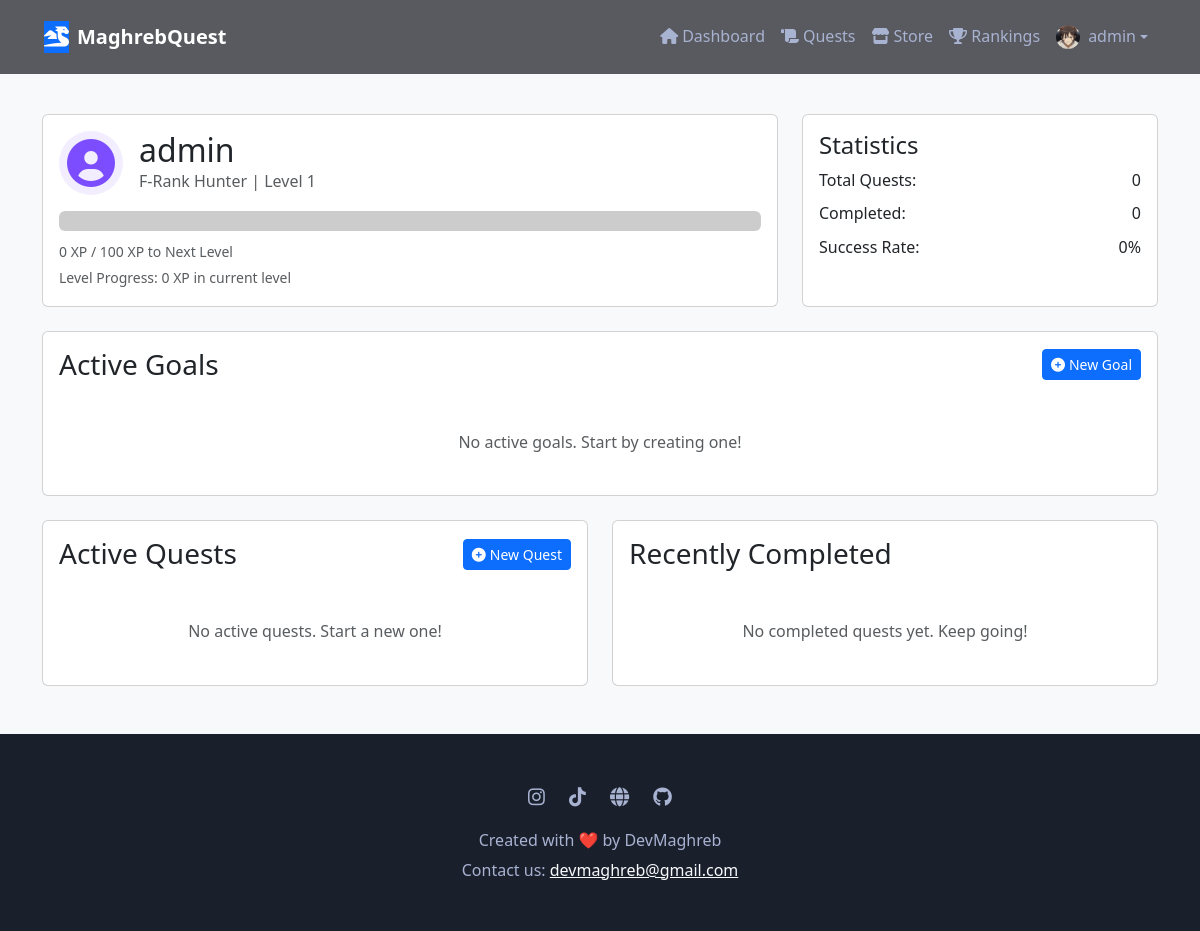
Page /dashboard/ (signed in) on the earlier database version.
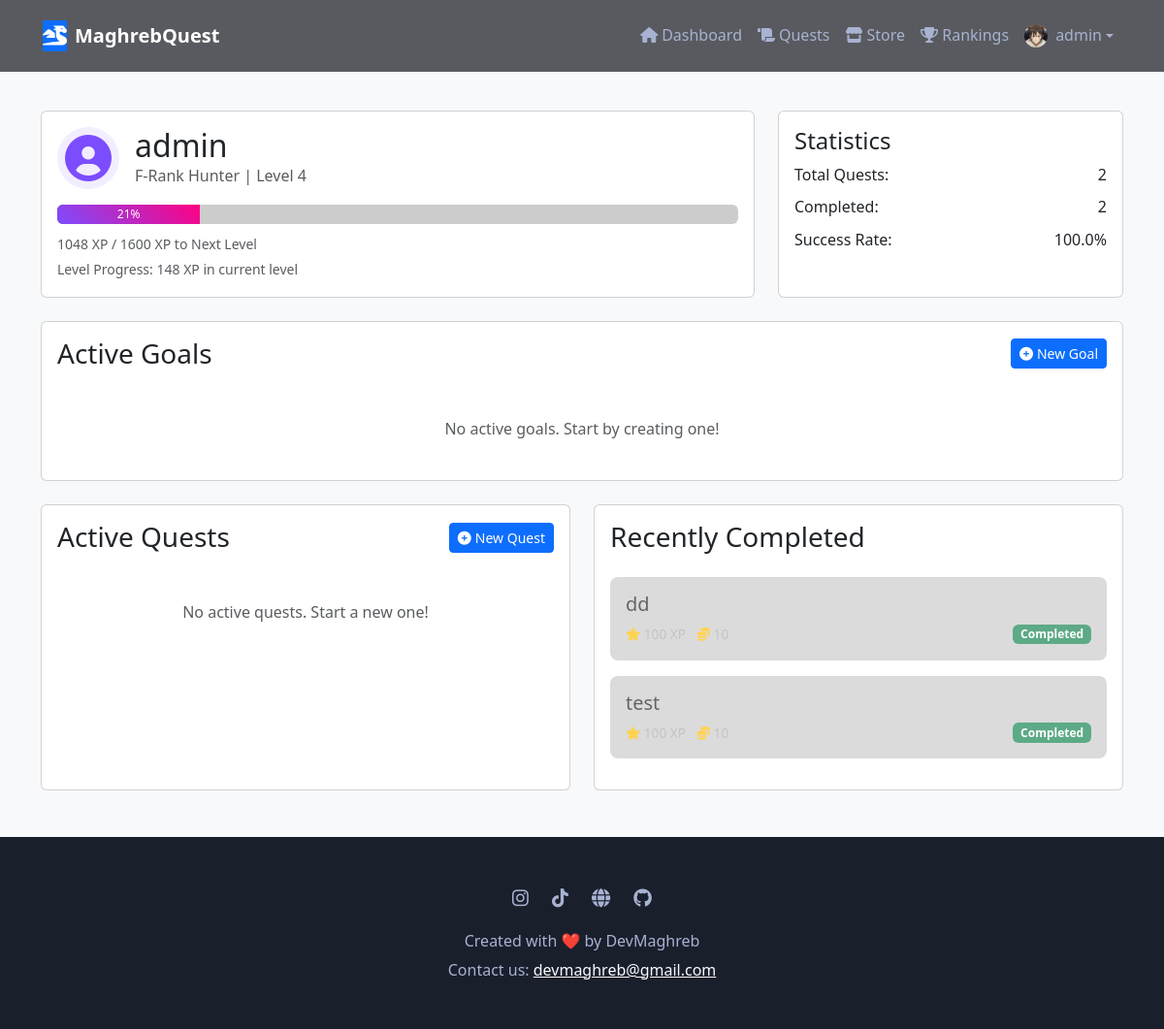
Same page on the later database version.
### core/models.py (models this page shows, shortened)
class UserProfile(models.Model):
    RANK_CHOICES = [
        ('F', 'F-Rank Hunter'),
        ('E', 'E-Rank Hunter'),
        ('D', 'D-Rank Hunter'),
        ('C', 'C-Rank Hunter'),
        ('B', 'B-Rank Hunter'),
        ('A', 'A-Rank Hunter'),
        ('S', 'S-Rank Hunter'),
    ]
    PERSONALITY_CHOICES = [
        ('achiever', 'Achiever'),
        ('explorer', 'Explorer'),
        ('socializer', 'Socializer'),
        ('competitor', 'Competitor'),
    ]
    user = models.OneToOneField(User, on_delete=models.CASCADE)
    name = models.CharField(max_length=100, default='Hunter')
    level = models.IntegerField(default=1)
    experience = models.IntegerField(default=0)
    coins = models.IntegerField(default=100)  # Start with 100 coins
    rank = models.CharField(max_length=1, choices=RANK_CHOICES, default='F', validators=[validate_rank])
    personality_type = models.CharField(max_length=50, blank=True, null=True)
    title = models.CharField(max_length=100, default='Novice Hunter')
    bio = models.TextField(blank=True)
    avatar = models.ImageField(upload_to='avatars/', null=True, blank=True)
    notification_preferences = models.JSONField(default=dict, blank=True, null=True)
    strengths = models.JSONField(default=dict, blank=True, null=True)
    weaknesses = models.JSONField(default=dict, blank=True, null=True)
    daily_quest_limit = models.PositiveIntegerField(default=5)
    last_quest_completion = models.DateTimeField(null=True, blank=True)
    quest_streak = models.PositiveIntegerField(default=0)
    inventory = models.JSONField(default=list, blank=True, null=True)
    strength = models.IntegerField(default=10)
    agility = models.IntegerField(default=10)
    vitality = models.IntegerField(default=10)
    sense = models.IntegerField(default=10)
    intelligence = models.IntegerField(default=10)
    class Meta:
        indexes = [
            models.Index(fields=['rank']),
            models.Index(fields=['level']),
            models.Index(fields=['personality_type']),
        ]
    def get_level_threshold(self, level):
        if level <= 1:
            return 0  # Level 1 starts at 0 XP
        elif level == 2:
            return 100  # Level 2 requires 100 XP
        else:
            return int(100 * ((level-1) ** 2))  # Quadratic increase for level 3 and above
    def get_current_level_threshold(self):
        return self.get_level_threshold(self.level)
    def get_next_level_threshold(self):
        return self.get_level_threshold(self.level + 1)
    def get_xp_progress_in_level(self):
        current_threshold = self.get_current_level_threshold()
        return max(0, self.experience - current_threshold)
    @property
    def level_progress(self):
        current_threshold = self.get_current_level_threshold()
        next_threshold = self.get_next_level_threshold()
        xp_progress = self.get_xp_progress_in_level()
        xp_needed = next_threshold - current_threshold
        if xp_needed == 0:  # Prevent division by zero
            return 0
        progress = (xp_progress * 100) / xp_needed
        return max(0, min(100, int(progress)))  # Ensure progress is between 0 and 100
    def daily_quests_taken(self):
        today = timezone.now().date()
        return UserQuest.objects.filter(
            user=self.user,
            started_at__date=today
        ).count()
    def get_total_stats(self):
        total_stats = {
            'strength': self.strength,
            'agility': self.agility,
            'vitality': self.vitality,
            'sense': self.sense,
            'intelligence': self.intelligence,
        }
        if self.inventory:
            for item in self.inventory:
                if item.get('stat_type') and item.get('stat_increase'):
                    total_stats[item['stat_type']] += item['stat_increase']
        return total_stats
    def get_equipped_items(self):
        return [item for item in self.inventory if item.get('equipped', False)]

class Quest(models.Model):
    QUEST_STATUS = [
        ('not_started', 'Not Started'),
        ('in_progress', 'In Progress'),
        ('completed', 'Completed'),
        ('failed', 'Failed')
    ]
    DIFFICULTY_CHOICES = [
        (1, 'EASY'),
        (2, 'MEDIUM'),
        (3, 'HARD'),
        (4, 'EXPERT'),
        (5, 'LEGENDARY')
    ]
    QUEST_TYPES = [
        ('strength', 'Strength'),
        ('agility', 'Agility'),
        ('vitality', 'Vitality'),
        ('sense', 'Sense'),
        ('intelligence', 'Intelligence'),
        ('general', 'General')
    ]
    title = models.CharField(max_length=200)
    description = models.TextField()
    quest_type = models.CharField(
        max_length=20,
        choices=QUEST_TYPES,
        default='general'
    )
    difficulty = models.IntegerField(
        choices=DIFFICULTY_CHOICES,
        default=1,
        help_text="Quest difficulty level"
    )
    reward_xp = models.IntegerField(default=100)
    reward_coins = models.IntegerField(default=10)
    required_level = models.IntegerField(default=1)
    deadline = models.DateTimeField(null=True, blank=True)
    status = models.CharField(max_length=20, choices=QUEST_STATUS, default='not_started')
    user = models.ForeignKey(User, on_delete=models.CASCADE)
    goal = models.ForeignKey('Goal', on_delete=models.CASCADE, related_name='quests', null=True, blank=True)
    created_at = models.DateTimeField(auto_now_add=True)
    updated_at = models.DateTimeField(auto_now=True)
    completed_at = models.DateTimeField(null=True, blank=True)
    class Meta:
        indexes = [
            models.Index(fields=['user', 'status']),
            models.Index(fields=['goal', 'status']),
            models.Index(fields=['completed_at']),
        ]
        ordering = ['-created_at']

### core/views.py (the view)
# urls.py: path('dashboard/', views.dashboard, name='dashboard'),
@login_required
def dashboard(request):
    user_profile = request.user.userprofile
    goals = Goal.objects.filter(
        user=request.user,
        is_active=True
    ).order_by('-priority', '-created_at')
    active_quests = Quest.objects.filter(
        user=request.user,
        status='in_progress'
    ).select_related('goal').order_by('-created_at')[:5]
    completed_quests = Quest.objects.filter(
        user=request.user,
        status='completed',
        completed_at__isnull=False
    ).select_related('goal').order_by('-completed_at')[:5]
    recent_achievements = Achievement.objects.filter(
        user=request.user,
        unlocked_at__isnull=False
    ).order_by('-unlocked_at')[:5]
    total_quests = Quest.objects.filter(user=request.user).count()
    completed_quest_count = Quest.objects.filter(user=request.user, status='completed').count()
    completion_rate = (completed_quest_count / total_quests * 100) if total_quests > 0 else 0
    daily_quests_taken = user_profile.daily_quests_taken()
    daily_quests_remaining = user_profile.daily_quest_limit - daily_quests_taken
    equipped_items = user_profile.get_equipped_items()
    total_stats = user_profile.get_total_stats()
    stat_differences = {
        'strength': total_stats['strength'] - user_profile.strength,
        'agility': total_stats['agility'] - user_profile.agility,
        'vitality': total_stats['vitality'] - user_profile.vitality,
        'sense': total_stats['sense'] - user_profile.sense,
        'intelligence': total_stats['intelligence'] - user_profile.intelligence,
    }
    context = {
        'user_profile': user_profile,
        'active_quests': active_quests,
        'completed_quests': completed_quests,
        'recent_achievements': recent_achievements,
        'total_quests': total_quests,
        'completed_quest_count': completed_quest_count,
        'completion_rate': round(completion_rate, 1),
        'xp_to_next_level': (user_profile.level + 1) * 100,  # XP needed for next level
        'daily_quests_remaining': daily_quests_remaining,
        'equipped_items': equipped_items,
        'total_stats': total_stats,
        'stat_differences': stat_differences,
    }
    return render(request, 'core/dashboard.html', context)

### templates/core/dashboard.html (shortened to what the changed rows need)
{% extends 'core/base.html' %}
{% load static %}
{% block content %}
<div class="container py-4">
    <div class="row mb-4">
        <div class="col-md-8">
            <div class="card glass-morphism">
                <div class="card-body">
                    <div class="d-flex align-items-center mb-3">
                        <div class="hunter-avatar me-3">
                        </div>
                        <div>
                            <h2 class="mb-0">{{ user_profile.user.username }}</h2>
                            <p class="text-muted mb-0">{{ user_profile.get_rank_display }} | Level {{ user_profile.level }}</p>
                        </div>
                    </div>
                    <div class="progress mb-2" style="height: 20px;">
                        <div class="progress-bar bg-success"
                             role="progressbar"
                             style="width: {{ user_profile.level_progress }}%"
                             aria-valuenow="{{ user_profile.level_progress }}"
                             aria-valuemin="0"
                             aria-valuemax="100">
                            {{ user_profile.level_progress }}%
                        </div>
                    </div>
                    <small class="text-muted">{{ user_profile.experience }} XP / {{ user_profile.get_next_level_threshold }} XP to Next Level</small>
                    <br>
                    <small class="text-muted">Level Progress: {{ user_profile.get_xp_progress_in_level }} XP in current level</small>
                </div>
            </div>
        </div>
        <div class="col-md-4">
            <div class="card glass-morphism h-100">
                <div class="card-body">
                    <div class="d-flex justify-content-between mb-2">
                        <span>Total Quests:</span>
                        <span>{{ total_quests }}</span>
                    </div>
                    <div class="d-flex justify-content-between mb-2">
                        <span>Completed:</span>
                        <span>{{ completed_quest_count }}</span>
                    </div>
                    <div class="d-flex justify-content-between">
                        <span>Success Rate:</span>
                        <span>{{ completion_rate }}%</span>
                    </div>
                </div>
            </div>
        </div>
    </div>
    <div class="row">
        <div class="col-md-6 mb-4">
            <div class="card glass-morphism h-100">
                <div class="card-body">
                    {% if completed_quests %}
                        {% for quest in completed_quests %}
                            <div class="quest-card completed mb-3">
                                <h5 class="mb-2">{{ quest.title }}</h5>
                                <div class="d-flex justify-content-between align-items-center">
                                    <div class="quest-rewards">
                                        <span class="me-2"><i class="fas fa-star text-warning"></i> {{ quest.reward_xp }} XP</span>
                                        <span><i class="fas fa-coins text-warning"></i> {{ quest.reward_coins }}</span>
                                    </div>
                                    <span class="badge bg-success">Completed</span>
                                </div>
                            </div>
                        {% endfor %}
                    {% else %}
                        <div class="text-center py-4">
                            <p class="text-muted mb-0">No completed quests yet. Keep going!</p>
                        </div>
                    {% endif %}
                </div>
            </div>
        </div>
    </div>
</div>
{% endblock %}

Differences in the rows shown:
changed UserProfile "F-Rank Hunter": level "1" → "4"; level_progress (not shown) → "21"; experience "0" → "1048"; get_next_level_threshold "100" → "1600"; get_xp_progress_in_level "0" → "148"
added Quest: title "dd", reward_xp "100", reward_coins "10"
added Quest: title "test", reward_xp "100", reward_coins "10"
Other differences:
{{ total_quests }}: "0" → "2"
{{ completed_quest_count }}: "0" → "2"
{{ completion_rate }}: "0" → "100.0"
text no longer shown: "No completed quests yet. Keep going!"
